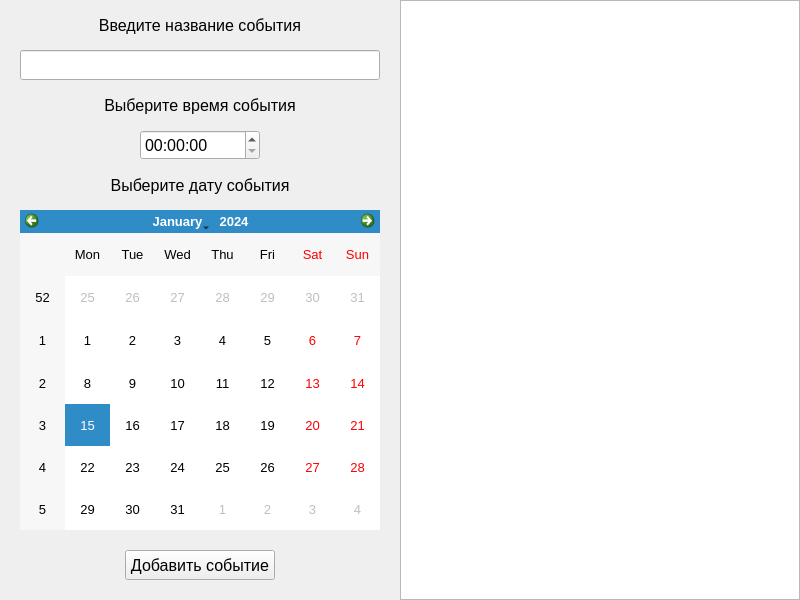
<?xml version="1.0" encoding="UTF-8"?>
<ui version="4.0">
 <class>Form</class>
 <widget class="QWidget" name="Form">
  <property name="geometry">
   <rect>
    <x>0</x>
    <y>0</y>
    <width>800</width>
    <height>600</height>
   </rect>
  </property>
  <property name="windowTitle">
   <string>Form</string>
  </property>
  <widget class="QCalendarWidget" name="edit_event_date">
   <property name="geometry">
    <rect>
     <x>20</x>
     <y>210</y>
     <width>360</width>
     <height>320</height>
    </rect>
   </property>
   <property name="font">
    <font>
     <pointsize>10</pointsize>
    </font>
   </property>
  </widget>
  <widget class="QTimeEdit" name="edit_event_time">
   <property name="geometry">
    <rect>
     <x>140</x>
     <y>130</y>
     <width>120</width>
     <height>30</height>
    </rect>
   </property>
   <property name="font">
    <font>
     <pointsize>12</pointsize>
    </font>
   </property>
  </widget>
  <widget class="QListWidget" name="list_of_events">
   <property name="geometry">
    <rect>
     <x>400</x>
     <y>0</y>
     <width>400</width>
     <height>600</height>
    </rect>
   </property>
   <property name="font">
    <font>
     <pointsize>12</pointsize>
    </font>
   </property>
  </widget>
  <widget class="QLabel" name="label_event_name">
   <property name="geometry">
    <rect>
     <x>20</x>
     <y>10</y>
     <width>360</width>
     <height>30</height>
    </rect>
   </property>
   <property name="font">
    <font>
     <pointsize>12</pointsize>
    </font>
   </property>
   <property name="text">
    <string>Введите название события</string>
   </property>
   <property name="alignment">
    <set>Qt::AlignCenter</set>
   </property>
  </widget>
  <widget class="QLineEdit" name="edit_event_name">
   <property name="geometry">
    <rect>
     <x>20</x>
     <y>50</y>
     <width>360</width>
     <height>30</height>
    </rect>
   </property>
   <property name="font">
    <font>
     <pointsize>12</pointsize>
    </font>
   </property>
  </widget>
  <widget class="QLabel" name="label_event_time">
   <property name="geometry">
    <rect>
     <x>20</x>
     <y>90</y>
     <width>360</width>
     <height>30</height>
    </rect>
   </property>
   <property name="font">
    <font>
     <pointsize>12</pointsize>
    </font>
   </property>
   <property name="text">
    <string>Выберите время события</string>
   </property>
   <property name="alignment">
    <set>Qt::AlignCenter</set>
   </property>
  </widget>
  <widget class="QLabel" name="label_event_date">
   <property name="geometry">
    <rect>
     <x>20</x>
     <y>170</y>
     <width>360</width>
     <height>30</height>
    </rect>
   </property>
   <property name="font">
    <font>
     <pointsize>12</pointsize>
    </font>
   </property>
   <property name="text">
    <string>Выберите дату события</string>
   </property>
   <property name="alignment">
    <set>Qt::AlignCenter</set>
   </property>
  </widget>
  <widget class="QPushButton" name="button_event_add">
   <property name="geometry">
    <rect>
     <x>125</x>
     <y>550</y>
     <width>150</width>
     <height>30</height>
    </rect>
   </property>
   <property name="font">
    <font>
     <pointsize>12</pointsize>
    </font>
   </property>
   <property name="text">
    <string>Добавить событие</string>
   </property>
  </widget>
 </widget>
 <resources/>
 <connections/>
</ui>
